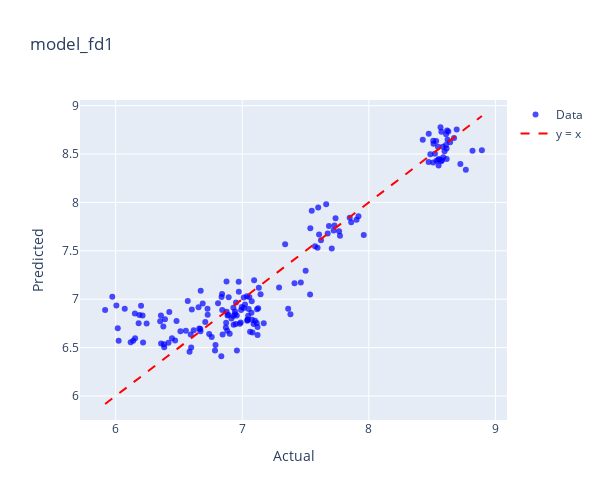
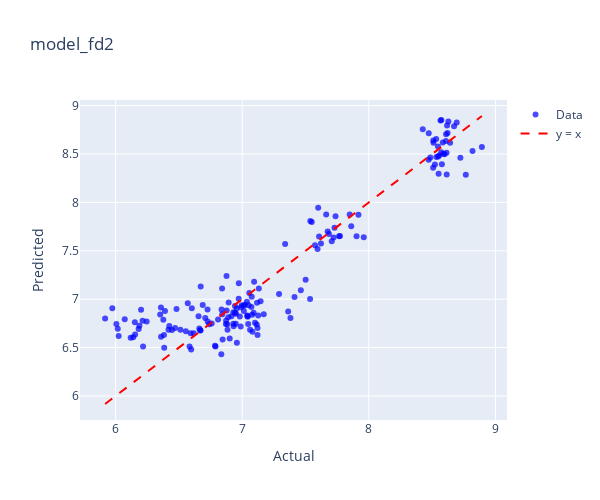
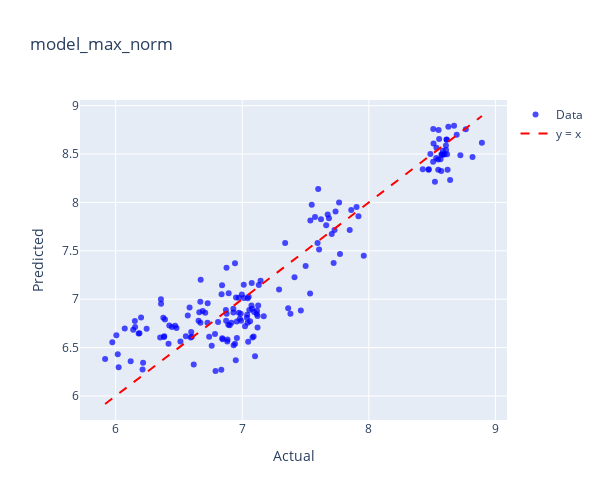
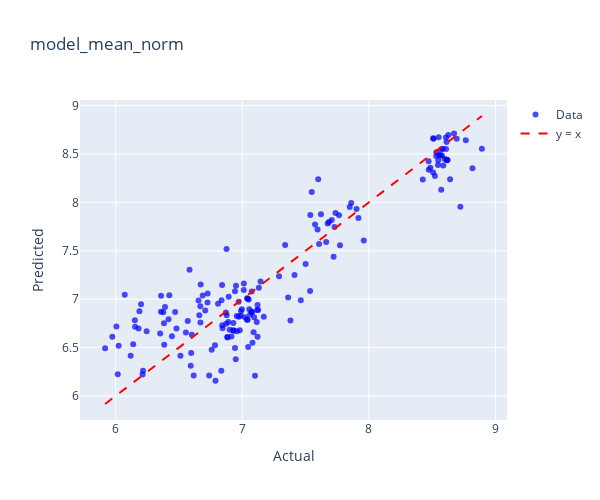

These figures' notebook cell, in order:
### Code cell
model_dict = {
    'model_fd1': (model_fd1, fenol_fd1),
    'model_fd2': (model_fd2, fenol_fd2),
    'model_max_norm': (model_max_norm, fenol_max_norm),
    'model_mean_norm': (model_mean_norm, fenol_mean_norm),
    'model_msc': (model_msc, fenol_msc),
    'model_ori': (model_ori, fenol_ori),
    'model_range_norm': (model_range_norm, fenol_range_norm),
    'model_sg1': (model_sg1, fenol_sg1),
    'model_sg2': (model_sg2, fenol_sg2),
    'model_snv': (model_snv, fenol_snv),
}

for name, (model, data) in model_dict.items():
    print(f"Plotting for {name}")
    plot_actual_vs_predicted_plotly(model, data, 'FENOL',name)

### Figure 1 — Plotly figure (JSON) as saved in the notebook; plotly's stock layout.template omitted (floating-point values rounded to 4 significant figures; data arrays with more than 128 entries replaced by an {"elided": "..."} marker saying what was removed)
{"data": [{"hovertemplate": "Index: %{text}<br>Actual: %{x}<br>Predicted: %{y}<extra></extra>", "marker": {"color": "blue", "opacity": 0.7, "size": 6}, "mode": "markers", "name": "Data", "text": {"elided": "170 str values"}, "type": "scatter", "x": {"elided": "170 float values"}, "y": {"elided": "170 float values"}}, {"line": {"color": "red", "dash": "dash"}, "mode": "lines", "name": "y = x", "type": "scatter", "x": [5.917, 8.893], "y": [5.917, 8.893]}], "layout": {"height": 500, "title": {"text": "model_fd1"}, "width": 600, "xaxis": {"title": {"text": "Actual"}}, "yaxis": {"title": {"text": "Predicted"}}}}

### Figure 2 — Plotly figure (JSON) as saved in the notebook; plotly's stock layout.template omitted (floating-point values rounded to 4 significant figures; data arrays with more than 128 entries replaced by an {"elided": "..."} marker saying what was removed)
{"data": [{"hovertemplate": "Index: %{text}<br>Actual: %{x}<br>Predicted: %{y}<extra></extra>", "marker": {"color": "blue", "opacity": 0.7, "size": 6}, "mode": "markers", "name": "Data", "text": {"elided": "170 str values"}, "type": "scatter", "x": {"elided": "170 float values"}, "y": {"elided": "170 float values"}}, {"line": {"color": "red", "dash": "dash"}, "mode": "lines", "name": "y = x", "type": "scatter", "x": [5.917, 8.893], "y": [5.917, 8.893]}], "layout": {"height": 500, "title": {"text": "model_fd2"}, "width": 600, "xaxis": {"title": {"text": "Actual"}}, "yaxis": {"title": {"text": "Predicted"}}}}

### Figure 3 — Plotly figure (JSON) as saved in the notebook; plotly's stock layout.template omitted (floating-point values rounded to 4 significant figures; data arrays with more than 128 entries replaced by an {"elided": "..."} marker saying what was removed)
{"data": [{"hovertemplate": "Index: %{text}<br>Actual: %{x}<br>Predicted: %{y}<extra></extra>", "marker": {"color": "blue", "opacity": 0.7, "size": 6}, "mode": "markers", "name": "Data", "text": {"elided": "170 str values"}, "type": "scatter", "x": {"elided": "170 float values"}, "y": {"elided": "170 float values"}}, {"line": {"color": "red", "dash": "dash"}, "mode": "lines", "name": "y = x", "type": "scatter", "x": [5.917, 8.893], "y": [5.917, 8.893]}], "layout": {"height": 500, "title": {"text": "model_max_norm"}, "width": 600, "xaxis": {"title": {"text": "Actual"}}, "yaxis": {"title": {"text": "Predicted"}}}}

### Figure 4 — Plotly figure (JSON) as saved in the notebook; plotly's stock layout.template omitted (floating-point values rounded to 4 significant figures; data arrays with more than 128 entries replaced by an {"elided": "..."} marker saying what was removed)
{"data": [{"hovertemplate": "Index: %{text}<br>Actual: %{x}<br>Predicted: %{y}<extra></extra>", "marker": {"color": "blue", "opacity": 0.7, "size": 6}, "mode": "markers", "name": "Data", "text": {"elided": "170 str values"}, "type": "scatter", "x": {"elided": "170 float values"}, "y": {"elided": "170 float values"}}, {"line": {"color": "red", "dash": "dash"}, "mode": "lines", "name": "y = x", "type": "scatter", "x": [5.917, 8.893], "y": [5.917, 8.893]}], "layout": {"height": 500, "title": {"text": "model_mean_norm"}, "width": 600, "xaxis": {"title": {"text": "Actual"}}, "yaxis": {"title": {"text": "Predicted"}}}}
